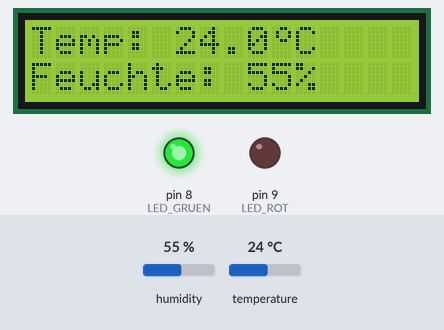
The sketch below on a simulated Arduino Uno, built with avr-gcc and run on an emulated ATmega328P. Parts: 16×2 character LCD, output pins drawn as LEDs (lit = HIGH). The test bench sets the inputs (shaded band); at power-on: temperature 24 °C, humidity 55 %. What the sketch prints to the serial monitor is not drawn.

Above: at 3.3 s.
3.4 s: temperature set to 18.4 °C
At 7.4 s:
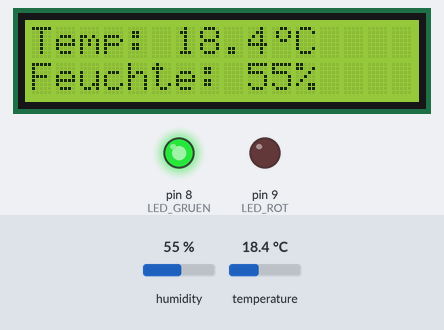
8.2 s: temperature set to 17.4 °C
At 10.5 s:
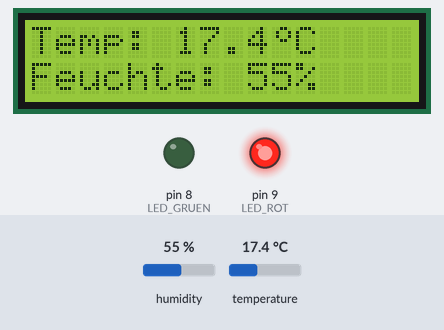
13.0 s: humidity set to 22 %
At 14.7 s:
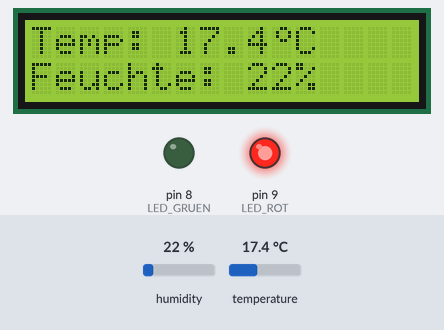
17.8 s: temperature set to 28 °C
At 18.9 s:
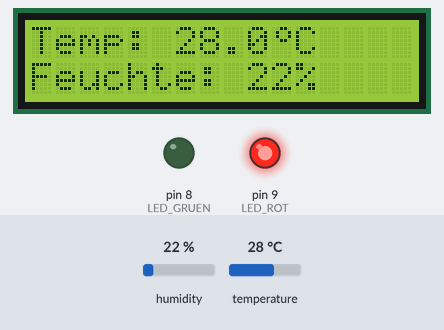
22.6 s: humidity set to 40 %
At 27.4 s:
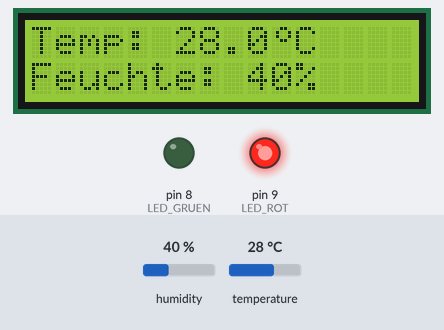
Timing chart, 0 to 28.6 s (numbered marks = the images above; inputs shaded):
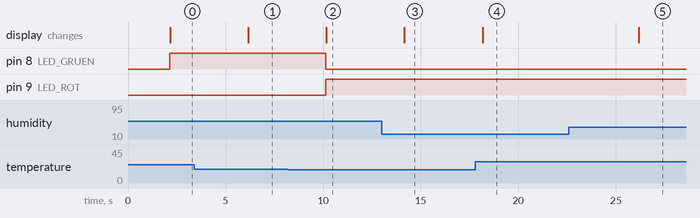

The sketch:

code.ino
```cpp
// A01: Multi-Sensor Dashboard
// DHT22 + LCD 16x2 I2C + 2 Status-LEDs

#include <DHT.h>
#include <LiquidCrystal_I2C.h>

// Pin-Definitionen
const int DHT_PIN = 7;        // DHT22 Datenpin
const int LED_GRUEN = 8;      // Komfortzone (18-25°C)
const int LED_ROT = 9;        // Außerhalb Komfortzone

// DHT Sensor
#define DHTTYPE DHT22
DHT dht(DHT_PIN, DHTTYPE);

// LCD Display (I2C Adresse 0x27, 16 Zeichen, 2 Zeilen)
LiquidCrystal_I2C lcd(0x27, 16, 2);

// Komfortzone
const float TEMP_MIN = 18.0;
const float TEMP_MAX = 25.0;

// Variablen
float temperatur = 0;
float luftfeuchtigkeit = 0;
unsigned long lastUpdate = 0;
const unsigned long UPDATE_INTERVAL = 2000;  // 2 Sekunden

// Custom Zeichen für Grad-Symbol
byte gradSymbol[8] = {
  0b00110,
  0b01001,
  0b01001,
  0b00110,
  0b00000,
  0b00000,
  0b00000,
  0b00000
};

void setup() {
  Serial.begin(9600);

  // Pins konfigurieren
  pinMode(LED_GRUEN, OUTPUT);
  pinMode(LED_ROT, OUTPUT);

  // DHT initialisieren
  dht.begin();

  // LCD initialisieren
  lcd.init();
  lcd.backlight();
  lcd.createChar(0, gradSymbol);

  // Startbildschirm
  lcd.setCursor(0, 0);
  lcd.print("Multi-Sensor");
  lcd.setCursor(0, 1);
  lcd.print("Dashboard v1.0");

  Serial.println(F("Multi-Sensor Dashboard"));
  Serial.println(F("======================"));
  Serial.print(F("Komfortzone: "));
  Serial.print(TEMP_MIN);
  Serial.print(F("-"));
  Serial.print(TEMP_MAX);
  Serial.println(F(" C"));
  Serial.println(F("======================"));

  delay(2000);
  lcd.clear();
}

void updateLEDs(float temp) {
  if (temp >= TEMP_MIN && temp <= TEMP_MAX) {
    // Komfortzone - grüne LED an
    digitalWrite(LED_GRUEN, HIGH);
    digitalWrite(LED_ROT, LOW);
  } else {
    // Außerhalb - rote LED an
    digitalWrite(LED_GRUEN, LOW);
    digitalWrite(LED_ROT, HIGH);
  }
}

void updateDisplay() {
  // Zeile 1: Temperatur
  lcd.setCursor(0, 0);
  lcd.print("Temp: ");

  if (isnan(temperatur)) {
    lcd.print("Fehler  ");
  } else {
    lcd.print(temperatur, 1);
    lcd.write(0);  // Grad-Symbol
    lcd.print("C   ");
  }

  // Zeile 2: Luftfeuchtigkeit
  lcd.setCursor(0, 1);
  lcd.print("Feuchte: ");

  if (isnan(luftfeuchtigkeit)) {
    lcd.print("Fehler");
  } else {
    lcd.print(luftfeuchtigkeit, 0);
    lcd.print("%  ");
  }
}

void loop() {
  unsigned long currentTime = millis();

  // Alle UPDATE_INTERVAL ms Sensoren auslesen
  if (currentTime - lastUpdate >= UPDATE_INTERVAL) {
    lastUpdate = currentTime;

    // Sensoren auslesen
    luftfeuchtigkeit = dht.readHumidity();
    temperatur = dht.readTemperature();

    // Prüfen ob Lesefehler
    if (isnan(luftfeuchtigkeit) || isnan(temperatur)) {
      Serial.println(F("Fehler beim Lesen des DHT22!"));
      // Beide LEDs aus bei Fehler
      digitalWrite(LED_GRUEN, LOW);
      digitalWrite(LED_ROT, LOW);
    } else {
      // LEDs aktualisieren
      updateLEDs(temperatur);

      // Serial Ausgabe
      Serial.print(F("Temperatur: "));
      Serial.print(temperatur);
      Serial.print(F(" C | Luftfeuchtigkeit: "));
      Serial.print(luftfeuchtigkeit);
      Serial.print(F("% | "));

      if (temperatur >= TEMP_MIN && temperatur <= TEMP_MAX) {
        Serial.println(F("KOMFORTZONE"));
      } else if (temperatur < TEMP_MIN) {
        Serial.println(F("ZU KALT"));
      } else {
        Serial.println(F("ZU WARM"));
      }
    }

    // Display aktualisieren
    updateDisplay();
  }
}
```

Measured:
- the behaviour switches between 18 and 17.9 °C on temperature (found by bisection; images 1 and 2)
- after the input at 3.4 s, the display: changes after 2.8 s (image 1)
- after the input at 8.2 s, pin 8 (LED_GRUEN): HIGH → LOW after 1.9 s; pin 9 (LED_ROT): LOW → HIGH after 1.9 s; the display: changes after 2.0 s (image 2)
- after the input at 13.0 s, the display: changes after 1.2 s (image 3)
- after the input at 17.8 s, the display: changes after 0.37 s (image 4)
- after the input at 22.6 s, the display: changes after 3.6 s (image 5)
